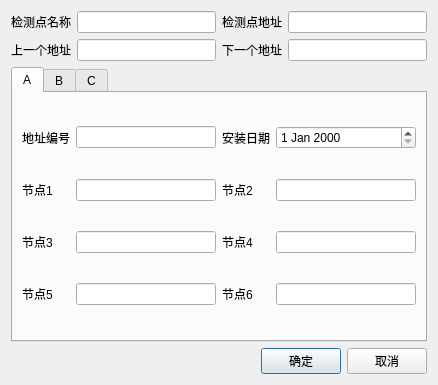
<?xml version="1.0" encoding="UTF-8"?>
<ui version="4.0">
 <class>AddTerminalDlg</class>
 <widget class="QDialog" name="AddTerminalDlg">
  <property name="geometry">
   <rect>
    <x>0</x>
    <y>0</y>
    <width>438</width>
    <height>349</height>
   </rect>
  </property>
  <property name="windowTitle">
   <string>添加终端</string>
  </property>
  <layout class="QVBoxLayout" name="verticalLayout_2">
   <item>
    <layout class="QGridLayout" name="gridLayout_5">
     <item row="0" column="0">
      <widget class="QLabel" name="label_5">
       <property name="text">
        <string>检测点名称</string>
       </property>
      </widget>
     </item>
     <item row="0" column="1">
      <widget class="QLineEdit" name="leMonitorName"/>
     </item>
     <item row="0" column="2">
      <widget class="QLabel" name="label_6">
       <property name="text">
        <string>检测点地址</string>
       </property>
      </widget>
     </item>
     <item row="0" column="3">
      <widget class="QLineEdit" name="leMonitorAddr"/>
     </item>
     <item row="1" column="0">
      <widget class="QLabel" name="label_7">
       <property name="text">
        <string>上一个地址</string>
       </property>
      </widget>
     </item>
     <item row="1" column="1">
      <widget class="QLineEdit" name="lePreMonitorAddr"/>
     </item>
     <item row="1" column="2">
      <widget class="QLabel" name="label_8">
       <property name="text">
        <string>下一个地址</string>
       </property>
      </widget>
     </item>
     <item row="1" column="3">
      <widget class="QLineEdit" name="leNextMonitorAddr"/>
     </item>
    </layout>
   </item>
   <item>
    <widget class="QTabWidget" name="tabWidget">
     <property name="currentIndex">
      <number>0</number>
     </property>
     <widget class="QWidget" name="tab">
      <attribute name="title">
       <string>A</string>
      </attribute>
      <layout class="QGridLayout" name="gridLayout">
       <item row="1" column="1">
        <widget class="QLineEdit" name="leRoute11"/>
       </item>
       <item row="0" column="0">
        <widget class="QLabel" name="label_18">
         <property name="text">
          <string>地址编号</string>
         </property>
        </widget>
       </item>
       <item row="1" column="0">
        <widget class="QLabel" name="label_19">
         <property name="text">
          <string>节点1</string>
         </property>
        </widget>
       </item>
       <item row="1" column="2">
        <widget class="QLabel" name="label_20">
         <property name="text">
          <string>节点2</string>
         </property>
        </widget>
       </item>
       <item row="0" column="1">
        <widget class="QLineEdit" name="leAddr1"/>
       </item>
       <item row="1" column="3">
        <widget class="QLineEdit" name="leRoute21"/>
       </item>
       <item row="2" column="0">
        <widget class="QLabel" name="label_21">
         <property name="text">
          <string>节点3</string>
         </property>
        </widget>
       </item>
       <item row="0" column="3">
        <widget class="QDateEdit" name="deDate1"/>
       </item>
       <item row="3" column="0">
        <widget class="QLabel" name="label_23">
         <property name="text">
          <string>节点5</string>
         </property>
        </widget>
       </item>
       <item row="2" column="1">
        <widget class="QLineEdit" name="leRoute31"/>
       </item>
       <item row="2" column="3">
        <widget class="QLineEdit" name="leRoute41"/>
       </item>
       <item row="2" column="2">
        <widget class="QLabel" name="label_22">
         <property name="text">
          <string>节点4</string>
         </property>
        </widget>
       </item>
       <item row="0" column="2">
        <widget class="QLabel" name="label_17">
         <property name="text">
          <string>安装日期</string>
         </property>
        </widget>
       </item>
       <item row="3" column="2">
        <widget class="QLabel" name="label_24">
         <property name="text">
          <string>节点6</string>
         </property>
        </widget>
       </item>
       <item row="3" column="1">
        <widget class="QLineEdit" name="leRoute51"/>
       </item>
       <item row="3" column="3">
        <widget class="QLineEdit" name="leRoute61"/>
       </item>
      </layout>
     </widget>
     <widget class="QWidget" name="tab_2">
      <attribute name="title">
       <string>B</string>
      </attribute>
      <layout class="QGridLayout" name="gridLayout_2">
       <item row="1" column="3">
        <widget class="QLineEdit" name="leRoute22"/>
       </item>
       <item row="2" column="3">
        <widget class="QLineEdit" name="leRoute42"/>
       </item>
       <item row="3" column="3">
        <widget class="QLineEdit" name="leRoute62"/>
       </item>
       <item row="1" column="2">
        <widget class="QLabel" name="label_33">
         <property name="text">
          <string>节点2</string>
         </property>
        </widget>
       </item>
       <item row="0" column="3">
        <widget class="QDateEdit" name="deDate2"/>
       </item>
       <item row="0" column="0">
        <widget class="QLabel" name="label_31">
         <property name="text">
          <string>地址编号</string>
         </property>
        </widget>
       </item>
       <item row="0" column="2">
        <widget class="QLabel" name="label_30">
         <property name="text">
          <string>安装日期</string>
         </property>
        </widget>
       </item>
       <item row="1" column="1">
        <widget class="QLineEdit" name="leRoute12"/>
       </item>
       <item row="0" column="1">
        <widget class="QLineEdit" name="leAddr2"/>
       </item>
       <item row="3" column="0">
        <widget class="QLabel" name="label_36">
         <property name="text">
          <string>节点5</string>
         </property>
        </widget>
       </item>
       <item row="3" column="2">
        <widget class="QLabel" name="label_37">
         <property name="text">
          <string>节点6</string>
         </property>
        </widget>
       </item>
       <item row="3" column="1">
        <widget class="QLineEdit" name="leRoute52"/>
       </item>
       <item row="2" column="1">
        <widget class="QLineEdit" name="leRoute32"/>
       </item>
       <item row="2" column="2">
        <widget class="QLabel" name="label_35">
         <property name="text">
          <string>节点4</string>
         </property>
        </widget>
       </item>
       <item row="2" column="0">
        <widget class="QLabel" name="label_34">
         <property name="text">
          <string>节点3</string>
         </property>
        </widget>
       </item>
       <item row="1" column="0">
        <widget class="QLabel" name="label_32">
         <property name="text">
          <string>节点1</string>
         </property>
        </widget>
       </item>
      </layout>
     </widget>
     <widget class="QWidget" name="tab_3">
      <attribute name="title">
       <string>C</string>
      </attribute>
      <layout class="QVBoxLayout" name="verticalLayout">
       <property name="leftMargin">
        <number>0</number>
       </property>
       <property name="topMargin">
        <number>0</number>
       </property>
       <property name="rightMargin">
        <number>0</number>
       </property>
       <property name="bottomMargin">
        <number>0</number>
       </property>
       <item>
        <widget class="QGroupBox" name="groupBox_2">
         <property name="title">
          <string>基础信息</string>
         </property>
         <layout class="QGridLayout" name="gridLayout_4">
          <item row="3" column="0">
           <widget class="QLabel" name="label_49">
            <property name="text">
             <string>节点5</string>
            </property>
           </widget>
          </item>
          <item row="3" column="1">
           <widget class="QLineEdit" name="leRoute53"/>
          </item>
          <item row="2" column="3">
           <widget class="QLineEdit" name="leRoute43"/>
          </item>
          <item row="1" column="3">
           <widget class="QLineEdit" name="leRoute23"/>
          </item>
          <item row="2" column="2">
           <widget class="QLabel" name="label_48">
            <property name="text">
             <string>节点4</string>
            </property>
           </widget>
          </item>
          <item row="2" column="0">
           <widget class="QLabel" name="label_47">
            <property name="text">
             <string>节点3</string>
            </property>
           </widget>
          </item>
          <item row="3" column="2">
           <widget class="QLabel" name="label_50">
            <property name="text">
             <string>节点6</string>
            </property>
           </widget>
          </item>
          <item row="1" column="1">
           <widget class="QLineEdit" name="leRoute13"/>
          </item>
          <item row="0" column="0">
           <widget class="QLabel" name="label_44">
            <property name="text">
             <string>地址编号</string>
            </property>
           </widget>
          </item>
          <item row="0" column="1">
           <widget class="QLineEdit" name="leAddr3"/>
          </item>
          <item row="3" column="3">
           <widget class="QLineEdit" name="leRoute63"/>
          </item>
          <item row="0" column="3">
           <widget class="QDateEdit" name="deDate3"/>
          </item>
          <item row="1" column="0">
           <widget class="QLabel" name="label_45">
            <property name="text">
             <string>节点1</string>
            </property>
           </widget>
          </item>
          <item row="1" column="2">
           <widget class="QLabel" name="label_46">
            <property name="text">
             <string>节点2</string>
            </property>
           </widget>
          </item>
          <item row="0" column="2">
           <widget class="QLabel" name="label_43">
            <property name="text">
             <string>安装日期</string>
            </property>
           </widget>
          </item>
          <item row="2" column="1">
           <widget class="QLineEdit" name="leRoute33"/>
          </item>
         </layout>
        </widget>
       </item>
       <item>
        <widget class="QGroupBox" name="groupBox">
         <property name="title">
          <string> 变比</string>
         </property>
         <layout class="QGridLayout" name="gridLayout_3">
          <item row="0" column="0">
           <widget class="QLabel" name="label">
            <property name="text">
             <string>高压侧：</string>
            </property>
           </widget>
          </item>
          <item row="0" column="1">
           <widget class="QLineEdit" name="leHighPressureValue"/>
          </item>
          <item row="0" column="2">
           <widget class="QComboBox" name="cbHighPressureSymbol">
            <item>
             <property name="text">
              <string>+</string>
             </property>
            </item>
            <item>
             <property name="text">
              <string>-</string>
             </property>
            </item>
           </widget>
          </item>
          <item row="0" column="3">
           <widget class="QLineEdit" name="leHighPressureOffset"/>
          </item>
          <item row="0" column="4">
           <widget class="QLabel" name="label_2">
            <property name="text">
             <string>%  (kv)</string>
            </property>
           </widget>
          </item>
          <item row="1" column="0">
           <widget class="QLabel" name="label_3">
            <property name="text">
             <string>低压侧：</string>
            </property>
           </widget>
          </item>
          <item row="1" column="1">
           <widget class="QLineEdit" name="leLowPressureValue"/>
          </item>
          <item row="1" column="2">
           <widget class="QLabel" name="label_4">
            <property name="text">
             <string>(kv)</string>
            </property>
           </widget>
          </item>
         </layout>
        </widget>
       </item>
      </layout>
     </widget>
    </widget>
   </item>
   <item>
    <spacer name="verticalSpacer">
     <property name="orientation">
      <enum>Qt::Vertical</enum>
     </property>
     <property name="sizeHint" stdset="0">
      <size>
       <width>20</width>
       <height>26</height>
      </size>
     </property>
    </spacer>
   </item>
   <item>
    <layout class="QHBoxLayout" name="horizontalLayout">
     <item>
      <spacer name="horizontalSpacer">
       <property name="orientation">
        <enum>Qt::Horizontal</enum>
       </property>
       <property name="sizeHint" stdset="0">
        <size>
         <width>40</width>
         <height>20</height>
        </size>
       </property>
      </spacer>
     </item>
     <item>
      <widget class="QPushButton" name="btnOK">
       <property name="text">
        <string>确定</string>
       </property>
      </widget>
     </item>
     <item>
      <widget class="QPushButton" name="btnCancel">
       <property name="text">
        <string>取消</string>
       </property>
      </widget>
     </item>
    </layout>
   </item>
  </layout>
 </widget>
 <resources/>
 <connections/>
</ui>
